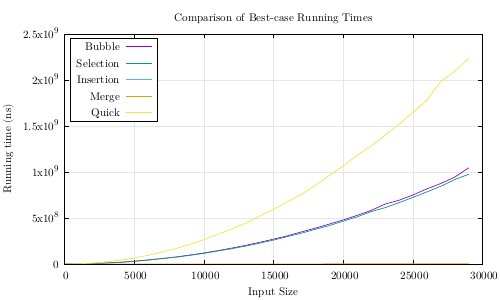

The script that saved this image:
# plotAll.plt: script to plot and compare all the sorting algorithms:

set terminal pdfcairo enhanced color notransparent font "Latin Modern Math"
set output "plotAll.pdf"

set style line 6 lc rgb "#e6e6e6"
set xlabel "Input Size"
set ylabel "Running time (ns)" offset -0.5
set grid xtics ytics back ls 6

set key box top left spacing 1.5

set title "Comparison of Best-case Running Times"
plot "dataB.txt" using 1:2 with lines ls 1 title "Bubble", \
     "dataS.txt" using 1:2 with lines ls 2 title "Selection", \
     "dataI.txt" using 1:2 with lines ls 3 title "Insertion", \
     "dataM.txt" using 1:2 with lines ls 4 title "Merge", \
     "dataQ.txt" using 1:2 with lines ls 5 title "Quick"

set title "Comparison of Worst-case Running Times"
plot "dataB.txt" using 1:3 with lines ls 1 title "Bubble", \
     "dataS.txt" using 1:3 with lines ls 2 title "Selection", \
     "dataI.txt" using 1:3 with lines ls 3 title "Insertion", \
     "dataM.txt" using 1:3 with lines ls 4 title "Merge", \
     "dataQ.txt" using 1:3 with lines ls 5 title "Quick"

set title "Comparison of Average-case Running Times"
plot "dataB.txt" using 1:4 with lines ls 1 title "Bubble", \
     "dataS.txt" using 1:4 with lines ls 2 title "Selection", \
     "dataI.txt" using 1:4 with lines ls 3 title "Insertion", \
     "dataM.txt" using 1:4 with lines ls 4 title "Merge", \
     "dataQ.txt" using 1:4 with lines ls 5 title "Quick"

set output
